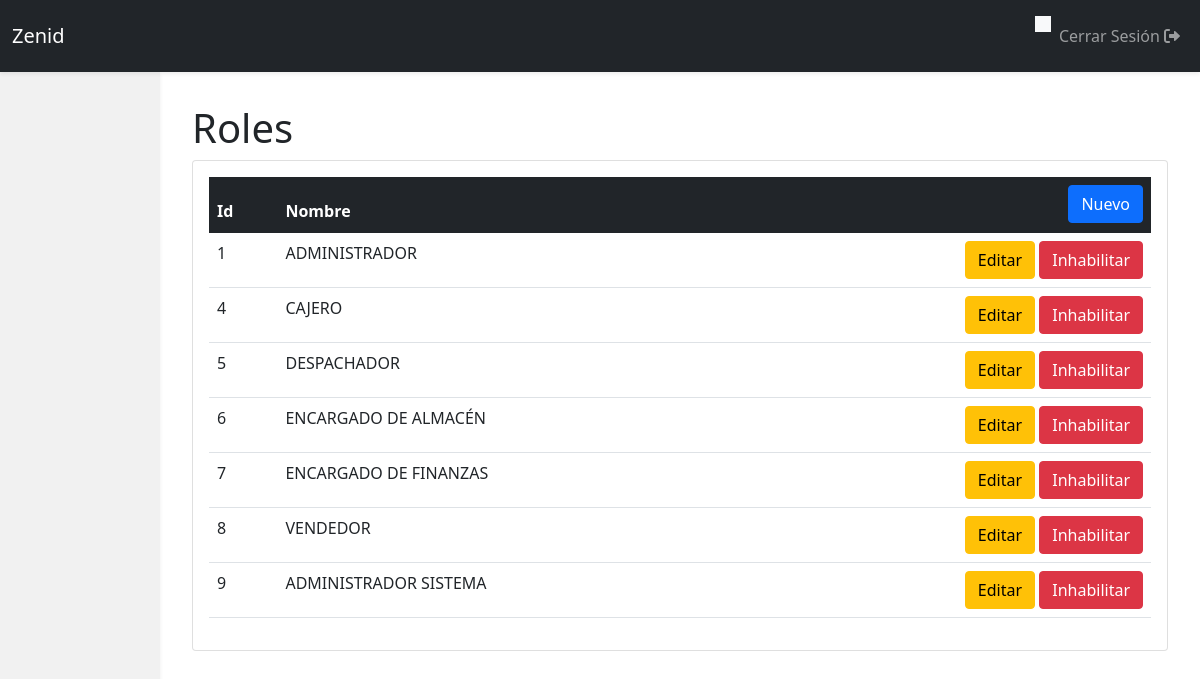
Screenshot of /ModuloSeguridad/GetFormGestionarRoles.php with the database file from the repository.
### tables this page shows
CREATE TABLE `roles` (
  `id_rol` int(11) NOT NULL,
  `nombre` varchar(40) NOT NULL,
  `habilitado` tinyint(1) NOT NULL DEFAULT '1'
);

### ModuloSeguridad/ControllerGestionarRoles.php (called while the page is built, shortened)
<?php
class ControllerGestionarRoles
{
    public function obtenerRoles()
    {
        include_once("../Entidades/Rol.php");
        $eRol = new Rol;
        $listaRoles = $eRol->obtenerRoles();
        include_once("FormGestionarRoles.php");
        $formulario = new FormGestionarRoles;
        $formulario->formGestionarRolesShow($listaRoles);
    }
}
?>

### ModuloSeguridad/GetFormGestionarRoles.php (called while the page is built)
<?php
include_once("ControllerGestionarRoles.php");
$controller = new ControllerGestionarRoles;
$controller->obtenerRoles();
?>

### Entidades/Conexion.php (called while the page is built, shortened)
<?php
class Conexion
{
    protected $host;
    protected $nombre_bd;
    protected $usuario;
    protected $contrasenia;
    public function __construct()
    {
        $env = getenv();
        $this->host = $env["ZENID_ADS_BD_HOST"];
        $this->nombre_bd = $env["ZENID_ADS_BD_NAME"];
        $this->usuario = $env["ZENID_ADS_BD_USER"];
        $this->contrasenia = $env["ZENID_ADS_BD_PASSWORD"];
    }
    protected function conectarDB()
    {
        $this->conexion = mysqli_connect(
            $this->host,
            $this->usuario,
            $this->contrasenia,
            $this->nombre_bd
        );
    }
}
?>

### Entidades/Rol.php (called while the page is built, shortened)
<?php
include_once("Conexion.php");
class Rol extends Conexion
{
    public function obtenerRoles()
    {
        $sql = "SELECT * FROM roles";
        $resultado = $this->conexion->query($sql);
        $numFilas = mysqli_num_rows($resultado);
        $roles = array();
        for ($i = 0; $i < $numFilas; $i++) {
            $roles[$i] = $resultado->fetch_array();
        }
        return ($roles);
    }
}
?>

### ModuloSeguridad/FormGestionarRoles.php (the view, shortened to what this page needs)
<?php
class FormGestionarRoles
{
    public function formGestionarRolesShow($listaRoles)
    {
        ?>
<!DOCTYPE html>
<html lang="es">
<head>
    <?php include_once("../layout/Estilos.php"); ?>
</head>
<body>
    <main>
        <?php include_once("../layout/BarraNavegacion.php"); ?>
        <?php include_once("../layout/BarraLateral.php"); ?>
        <section id="main">
            <h1>Roles</h1>
            <div class="card">
                <div class="card-body">
                    <div class="table-responsive">
                        <table class="table">
                            <thead class="table-dark">
                                <tr>
                                    <th>Id</th>
                                    <th>Nombre</th>
                                    <th class="text-end">
                                        <form action="GetFormNuevoRol.php" method="POST">
                                            <button name="boton" class="btn btn-primary">
                                                Nuevo
                                            </button>
                                        </form>
                                    </th>
                                </tr>
                            </thead>
                            <tbody>
                                <?php foreach($listaRoles as $rol) { ?>
                                <tr>
                                    <td><?php echo $rol["id_rol"] ?></td>
                                    <td><?php echo $rol["nombre"] ?></td>
                                    <td class="text-end">
                                        <form action="GetFormEditarRol.php" method="GET" class="d-inline">
                                            <button name="boton" class="btn btn-warning">
                                                Editar
                                            </button>
                                        </form>
                                        <form action="PostHabilitarRol.php" method="POST" class="d-inline">
                                            <button name="boton"
                                                class="btn btn-<?php echo ($rol["habilitado"] == '0' ? 'success' : 'danger') ?>">
                                                <?php echo ($rol["habilitado"] == '0' ? 'Habilitar' : 'Inhabilitar') ?>
                                            </button>
                                        </form>
                                    </td>
                                </tr>
                                <?php } ?>
                            </tbody>
                        </table>
                    </div>
                </div>
            </div>
        </section>
    </main>
</body>
</html>
<?php
    }
}
?>

### assets/css/compartido.css (style rules this page uses)
main { display: grid; grid-template-columns: 10rem auto; grid-template-rows: 4.5rem auto; height: 100vh; grid-template-areas: "menu menu" "sidebar main"; }
main { grid-area: main; }
#main { padding: 2rem 2rem 0 2rem; overflow: auto; }

### rows the page displays
roles: id_rol "1", nombre "ADMINISTRADOR", habilitado "Inhabilitar"
roles: id_rol "4", nombre "CAJERO", habilitado "Inhabilitar"
roles: id_rol "5", nombre "DESPACHADOR", habilitado "Inhabilitar"
roles: id_rol "6", nombre "ENCARGADO DE ALMACÉN", habilitado "Inhabilitar"
roles: id_rol "7", nombre "ENCARGADO DE FINANZAS", habilitado "Inhabilitar"
roles: id_rol "8", nombre "VENDEDOR", habilitado "Inhabilitar"
roles: id_rol "9", nombre "ADMINISTRADOR SISTEMA", habilitado "Inhabilitar"
